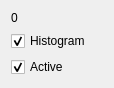
<?xml version="1.0" encoding="UTF-8"?>
<ui version="4.0">
 <class>ChannelHistogramSetup</class>
 <widget class="QWidget" name="ChannelHistogramSetup">
  <property name="geometry">
   <rect>
    <x>0</x>
    <y>0</y>
    <width>114</width>
    <height>82</height>
   </rect>
  </property>
  <property name="windowTitle">
   <string>Channel Histogram Setup</string>
  </property>
  <layout class="QGridLayout" name="gridLayout">
   <item row="0" column="0">
    <widget class="QLabel" name="labelChannel">
     <property name="text">
      <string>0</string>
     </property>
    </widget>
   </item>
   <item row="1" column="0">
    <widget class="QCheckBox" name="checkChannelHistogram">
     <property name="text">
      <string>Histogram</string>
     </property>
     <property name="checked">
      <bool>true</bool>
     </property>
    </widget>
   </item>
   <item row="2" column="0">
    <layout class="QHBoxLayout" name="horizontalLayout">
     <item>
      <widget class="QCheckBox" name="checkChannelUse">
       <property name="text">
        <string>Active</string>
       </property>
       <property name="checked">
        <bool>true</bool>
       </property>
      </widget>
     </item>
     <item>
      <spacer name="verticalSpacer">
       <property name="orientation">
        <enum>Qt::Vertical</enum>
       </property>
       <property name="sizeHint" stdset="0">
        <size>
         <width>20</width>
         <height>20</height>
        </size>
       </property>
      </spacer>
     </item>
    </layout>
   </item>
  </layout>
 </widget>
 <resources/>
 <connections>
  <connection>
   <sender>checkChannelHistogram</sender>
   <signal>toggled(bool)</signal>
   <receiver>checkChannelUse</receiver>
   <slot>setVisible(bool)</slot>
   <hints>
    <hint type="sourcelabel">
     <x>56</x>
     <y>35</y>
    </hint>
    <hint type="destinationlabel">
     <x>37</x>
     <y>61</y>
    </hint>
   </hints>
  </connection>
 </connections>
</ui>
